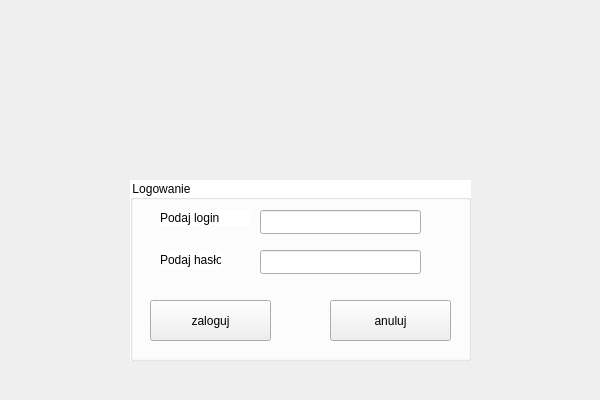
<?xml version="1.0" encoding="UTF-8"?>
<ui version="4.0">
 <class>LoginClass</class>
 <widget class="QWidget" name="LoginClass">
  <property name="geometry">
   <rect>
    <x>0</x>
    <y>0</y>
    <width>600</width>
    <height>400</height>
   </rect>
  </property>
  <property name="windowTitle">
   <string>Login</string>
  </property>
  <property name="styleSheet">
   <string notr="true">border-image: url(:/Pacjenci/tlo.png);</string>
  </property>
  <widget class="QWidget" name="widget" native="true">
   <property name="geometry">
    <rect>
     <x>210</x>
     <y>50</y>
     <width>191</width>
     <height>121</height>
    </rect>
   </property>
   <property name="styleSheet">
    <string notr="true">image: url(:/Pacjenci/logo.png);
border-image: none;</string>
   </property>
  </widget>
  <widget class="QGroupBox" name="groupBox">
   <property name="geometry">
    <rect>
     <x>130</x>
     <y>180</y>
     <width>341</width>
     <height>181</height>
    </rect>
   </property>
   <property name="styleSheet">
    <string notr="true">border-image: none;
background-color: rgb(255, 255, 255);
color: rgb(0, 0, 0);</string>
   </property>
   <property name="title">
    <string>Logowanie</string>
   </property>
   <widget class="QLabel" name="label_3">
    <property name="geometry">
     <rect>
      <x>30</x>
      <y>30</y>
      <width>91</width>
      <height>16</height>
     </rect>
    </property>
    <property name="styleSheet">
     <string notr="true">color: rgb(0, 0, 0);
</string>
    </property>
    <property name="text">
     <string>Podaj login</string>
    </property>
   </widget>
   <widget class="QLabel" name="label_4">
    <property name="geometry">
     <rect>
      <x>30</x>
      <y>70</y>
      <width>61</width>
      <height>20</height>
     </rect>
    </property>
    <property name="styleSheet">
     <string notr="true">color: rgb(0, 0, 0);
</string>
    </property>
    <property name="text">
     <string>Podaj hasło</string>
    </property>
   </widget>
   <widget class="QLineEdit" name="lineEditUsername">
    <property name="geometry">
     <rect>
      <x>130</x>
      <y>30</y>
      <width>161</width>
      <height>24</height>
     </rect>
    </property>
    <property name="styleSheet">
     <string notr="true">background-color: none;
color: none;</string>
    </property>
   </widget>
   <widget class="QLineEdit" name="lineEditPassword">
    <property name="geometry">
     <rect>
      <x>130</x>
      <y>70</y>
      <width>161</width>
      <height>24</height>
     </rect>
    </property>
    <property name="styleSheet">
     <string notr="true">background-color: none;
color: none;</string>
    </property>
   </widget>
   <widget class="QPushButton" name="pushButtonLogin">
    <property name="geometry">
     <rect>
      <x>20</x>
      <y>120</y>
      <width>121</width>
      <height>41</height>
     </rect>
    </property>
    <property name="styleSheet">
     <string notr="true">font: 9pt &quot;Comic Sans MS&quot;;
background-color: none;
color: none;</string>
    </property>
    <property name="text">
     <string>zaloguj</string>
    </property>
   </widget>
   <widget class="QPushButton" name="pushButtonLogin2">
    <property name="geometry">
     <rect>
      <x>200</x>
      <y>120</y>
      <width>121</width>
      <height>41</height>
     </rect>
    </property>
    <property name="styleSheet">
     <string notr="true">font: 9pt &quot;Comic Sans MS&quot;;
background-color: none;
color: none;</string>
    </property>
    <property name="text">
     <string>anuluj</string>
    </property>
   </widget>
  </widget>
 </widget>
 <layoutdefault spacing="6" margin="11"/>
 <resources>
  <include location="Pacjenci.qrc"/>
 </resources>
 <connections>
  <connection>
   <sender>pushButtonLogin</sender>
   <signal>clicked()</signal>
   <receiver>LoginClass</receiver>
   <slot>OnPushButtonLoginClicked()</slot>
   <hints>
    <hint type="sourcelabel">
     <x>163</x>
     <y>327</y>
    </hint>
    <hint type="destinationlabel">
     <x>88</x>
     <y>350</y>
    </hint>
   </hints>
  </connection>
  <connection>
   <sender>pushButtonLogin2</sender>
   <signal>clicked()</signal>
   <receiver>LoginClass</receiver>
   <slot>OnPushButtonLogin2Clicked()</slot>
   <hints>
    <hint type="sourcelabel">
     <x>384</x>
     <y>317</y>
    </hint>
    <hint type="destinationlabel">
     <x>447</x>
     <y>377</y>
    </hint>
   </hints>
  </connection>
 </connections>
 <slots>
  <slot>OnPushButtonLoginClicked()</slot>
  <slot>OnPushButtonLogin2Clicked()</slot>
 </slots>
</ui>
